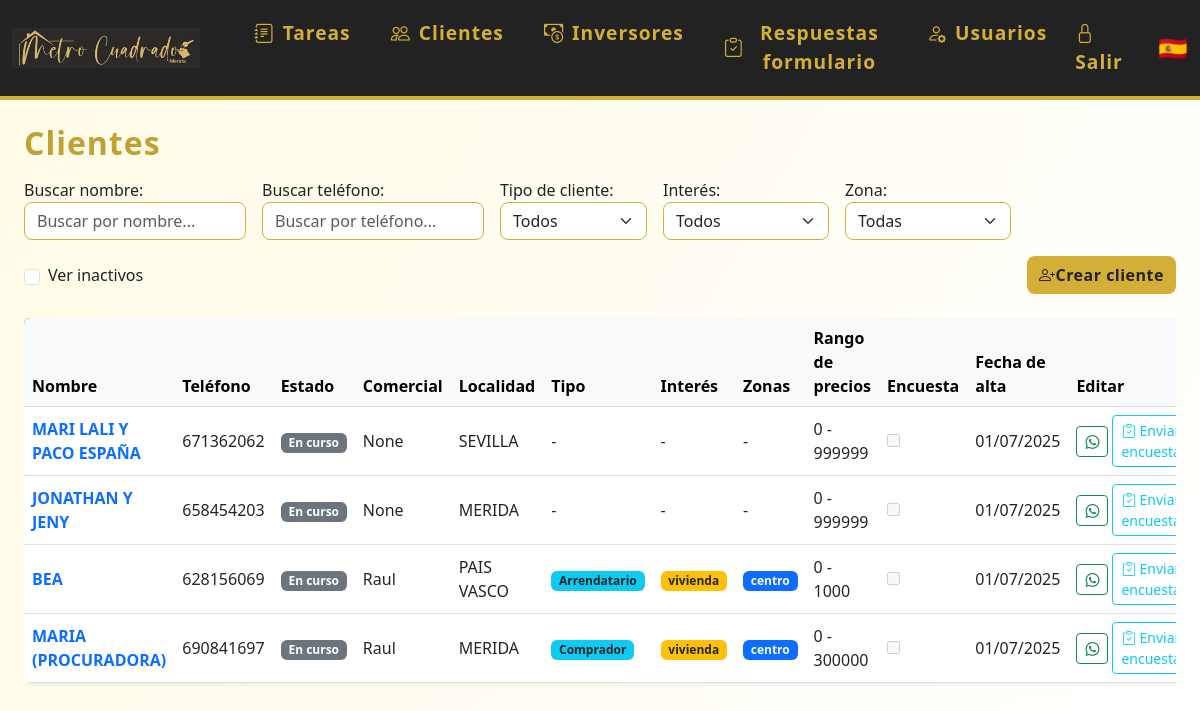
Page /clientes (signed in) on the committed database.
### models.py (models this page shows)
class Cliente(db.Model):
    id = db.Column(db.Integer, primary_key=True)
    nombre = db.Column(db.String(120), nullable=False)
    email = db.Column(db.String(120), unique=True, nullable=True)
    telefono = db.Column(db.String(20), unique=True)
    estado = db.Column(db.String(20), nullable=False, default='en_curso') # en_curso, ha_comprado, cancelado
    localidad = db.Column(db.String(120), nullable=True)
    observaciones = db.Column(db.Text, nullable=True)
    tipo_cliente = db.Column(db.String(50), nullable=True)
    interes = db.Column(db.Text, nullable=True)
    zonas = db.Column(db.Text, nullable=True)
    precio_min = db.Column(db.Integer, nullable=True)
    precio_max = db.Column(db.Integer, nullable=True)
    encuesta_enviada = db.Column(db.Boolean, default=False)
    comercial_id = db.Column(db.Integer, db.ForeignKey('usuario.id'), nullable=True)
    fecha_creacion = db.Column(db.DateTime, default=datetime.utcnow)
    activo = db.Column(db.Boolean, default=True)  # Nuevo campo para desactivar cliente
    eventos = db.relationship('Evento', backref='cliente', lazy=True)
    tareas = db.relationship('Tarea', back_populates='cliente')
    visto_por = db.Column(db.Integer, db.ForeignKey('cliente.id'), nullable=True)

class Usuario(UserMixin, db.Model):
    id = db.Column(db.Integer, primary_key=True)
    nombre = db.Column(db.String(80), unique=True, nullable=False)
    password = db.Column(db.String(200), nullable=False)
    es_admin = db.Column(db.Boolean, default=False)
    color = db.Column(db.String(7), nullable=True, default='#3788d8') # Color en formato hex, e.g., #RRGGBB
    email = db.Column(db.String(120), unique=True, nullable=True)
    telefono = db.Column(db.String(20), unique=True, nullable=True)
    activo = db.Column(db.Boolean, default=True)  # Nuevo campo para desactivar usuario
    eventos = db.relationship('Evento', backref='usuario', lazy=True)
    tareas = db.relationship('Tarea', back_populates='usuario')

### app.py (the view)
@app.route('/clientes')
@login_required
def clientes():
    estado = request.args.get('estado')
    tipo_cliente = request.args.get('tipo_cliente')
    interes = request.args.get('interes')
    mostrar_inactivos = request.args.get('inactivos') == '1'
    query = Cliente.query
    if not mostrar_inactivos:
        query = query.filter_by(activo=True)
    if estado:
        query = query.filter_by(estado=estado)
    if tipo_cliente:
        query = query.filter_by(tipo_cliente=tipo_cliente)
    if interes:
        query = query.filter(Cliente.interes != None).filter(Cliente.interes.like(f"%{interes}%"))
    clientes = query.all()
    usuarios_dict = {u.id: u.nombre for u in Usuario.query.all()}
    return render_template('clientes.html', clientes=clientes, usuarios_dict=usuarios_dict)

### app.py (called while the page is built)
@login_manager.user_loader
def load_user(user_id):
    return Usuario.query.get(int(user_id))

### templates/clientes.html (shortened to what this page needs)
{% extends 'base.html' %}
{% block content %}
<h2 class="mb-3">Clientes</h2>
<form method="get" class="mb-4" style="max-width:1300px;display:flex;gap:16px;align-items:end;flex-wrap:wrap;">
  <div style="display:flex;flex:1;gap:16px;align-items:end;flex-wrap:wrap;">
    <div style="flex:1;min-width:200px;">
        <label for="buscadorCliente">Buscar nombre:</label>
        <input type="text" id="buscadorCliente" placeholder="Buscar por nombre..." class="form-control" style="min-width:180px;">
    </div>
    <div style="flex:1;min-width:200px;">
        <label for="buscadorTelefono">Buscar teléfono:</label>
        <input type="text" id="buscadorTelefono" placeholder="Buscar por teléfono..." class="form-control" style="min-width:180px;">
    </div>
    <div>
        <label for="tipo_cliente">Tipo de cliente:</label>
        <select name="tipo_cliente" id="tipo_cliente" class="form-select" onchange="this.form.submit()">
            <option value="">Todos</option>
        </select>
    </div>
    <div>
        <label for="interes">Interés:</label>
        <select name="interes" id="interes" class="form-select" onchange="this.form.submit()">
            <option value="">Todos</option>
        </select>
    </div>
    <div>
        <label for="zona">Zona:</label>
        <select name="zona" id="zona" class="form-select" onchange="this.form.submit()">
            <option value="">Todas</option>
        </select>
    </div>
    <div style="align-self:end;min-width:120px;max-width:180px;display:flex;align-items:center;height:38px;white-space:nowrap;">
        <input class="form-check-input me-2" type="checkbox" value="1" id="mostrarInactivos" name="inactivos" onchange="this.form.submit()" {% if request.args.get('inactivos') == '1' %}checked{% endif %}>
        <label class="form-check-label" for="mostrarInactivos" style="margin-bottom:0;">Ver inactivos</label>
    </div>
  </div>
  <a href="/crear_cliente" class="btn btn-primary" style="height:38px;display:flex;align-items:center;align-self:end;margin-left:auto;"><i class="bi bi-person-plus"></i> Crear cliente</a>
</form>
<div class="table-responsive">
<table class="table table-hover align-middle shadow-sm bg-white rounded" style="min-width:1300px;">
    <thead class="table-light">
        <tr>
            <th>Nombre</th>
            <th>Teléfono</th>
            <th>Estado</th>
            <th>Comercial</th>
            <th>Localidad</th>
            <th>Tipo</th>
            <th>Interés</th>
            <th>Zonas</th>
            <th>Rango de precios</th>
            <th>Encuesta</th>
            <th>Fecha de alta</th>
            <th>Editar</th>
        </tr>
    </thead>
    <tbody>
    {% for cliente in clientes %}
        <tr>
            <td>
                <a href="/editar_cliente/{{ cliente.id }}" class="fw-bold text-decoration-none">{{ cliente.nombre }}</a>
            </td>
            <td>{{ cliente.telefono }}</td>
            <td>
                <span class="badge bg-secondary">
                  {% if cliente.estado == 'pendiente' %}Standby{% else %}{{ cliente.estado.replace('_', ' ').capitalize() }}{% endif %}
                </span>
            </td>
            <td>{{ cliente.comercial_id if not cliente.comercial_id else (usuarios_dict[cliente.comercial_id] if usuarios_dict and cliente.comercial_id in usuarios_dict else 'Sin asignar') }}</td>
            <td>{{ cliente.localidad or '-' }}</td>
            <td>
                {% if cliente.tipo_cliente %}
                  <span class="badge bg-info text-dark">{{ cliente.tipo_cliente.capitalize() }}</span>
                {% else %}-{% endif %}
            </td>
            <td>
                {% if cliente.interes %}
                  {% for interes in cliente.interes.split(',') %}
                    <span class="badge bg-warning text-dark">{{ interes }}</span>
                  {% endfor %}
                {% else %}-{% endif %}
            </td>
            <td>
                {% if cliente.zonas %}
                  {% for zona in cliente.zonas.split(',') %}
                    <span class="badge bg-primary text-light">{{ zona }}</span>
                  {% endfor %}
                {% else %}-{% endif %}
            </td>
            <td>
              {{ cliente.precio_min if cliente.precio_min is not none else 0 }} - {{ cliente.precio_max if cliente.precio_max is not none else 999999 }}
            </td>
            <td><input type="checkbox" disabled {% if cliente.encuesta_enviada %}checked{% endif %}></td>
            <td>{% if cliente.fecha_creacion %}{{ cliente.fecha_creacion.strftime('%d/%m/%Y') }}{% else %}-{% endif %}</td>
            <td>
              <div class="d-inline-flex align-items-center gap-1">
                {% if cliente.telefono %}
                  <a href="https://wa.me/{{ cliente.telefono|replace(' ', '') }}" title="Enviar WhatsApp" class="btn btn-outline-success btn-sm whatsapp-btn" data-telefono="{{ cliente.telefono|replace(' ', '') }}">
                    <i class="bi bi-whatsapp"></i>
                  </a>
                  {% if not cliente.encuesta_enviada %}
                    <a href="#" class="btn btn-outline-info btn-sm encuesta-btn" data-telefono="{{ cliente.telefono|replace(' ', '') }}" data-nombre="{{ cliente.nombre|urlencode }}" title="Enviar encuesta">
                      <i class="bi bi-clipboard-check"></i> Enviar encuesta
                    </a>
                  {% endif %}
                {% endif %}
              </div>
            </td>
        </tr>
    {% else %}
        <tr><td colspan="14"><em>No hay clientes registrados.</em></td></tr>
    {% endfor %}
    </tbody>
</table>
</div>
{% endblock %}

### static/estilos.css (style rules this page uses)
body { background: linear-gradient(120deg, #fffbe6 0%, #fff 100%); font-family: 'Segoe UI', 'Arial', sans-serif; color: #222; }
.btn-primary, .btn-success { background: #d4af37; border: none; color: #222; font-weight: 600; border-radius: 8px; box-shadow: 0 1px 4px rgba(212,175,55,0.10), 0 0 0 0 #d4af37; letter-spacing: 0.5px; transition: background 0.2s, color 0.2s, box-shadow 0.2s; }
.table thead { background: #222; color: #d4af37; }
h2 { color: #bfa134; font-weight: 700; letter-spacing: 1px; margin-bottom: 1.2rem; }
.form-control, .form-select { border-radius: 8px; border: 1.5px solid #d4af37; box-shadow: none; transition: border 0.2s, box-shadow 0.2s; }
.table { border-radius: 12px; overflow: hidden; box-shadow: 0 1px 8px rgba(212,175,55,0.07); }

### rows in the picture
Cliente: nombre "MARI LALI Y PACO ESPAÑA", telefono "671362062", estado.replace "En curso", comercial "None", localidad "SEVILLA", precio_min "0", precio_max "999999", fecha_creacion "01/07/2025"
Cliente: nombre "JONATHAN Y JENY", telefono "658454203", estado.replace "En curso", comercial "None", localidad "MERIDA", precio_min "0", precio_max "999999", fecha_creacion "01/07/2025"
Cliente: nombre "BEA", telefono "628156069", estado.replace "En curso", nombre "Raul", localidad "PAIS VASCO", tipo_cliente "Arrendatario", interes "vivienda", zonas "centro", precio_min "0", precio_max "1000", fecha_creacion "01/07/2025"
Cliente: nombre "MARIA (PROCURADORA)", telefono "690841697", estado.replace "En curso", nombre "Raul", localidad "MERIDA", tipo_cliente "Comprador", interes "vivienda", zonas "centro", precio_min "0", precio_max "300000", fecha_creacion "01/07/2025"
